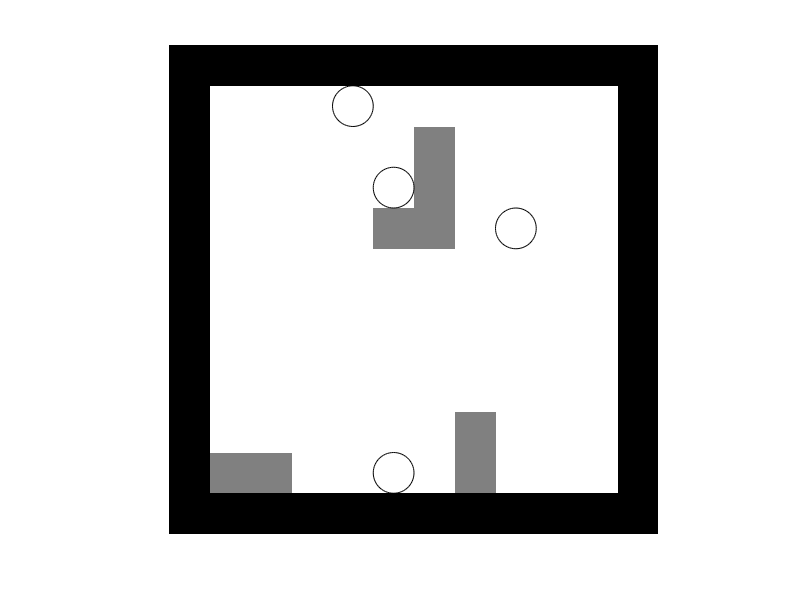
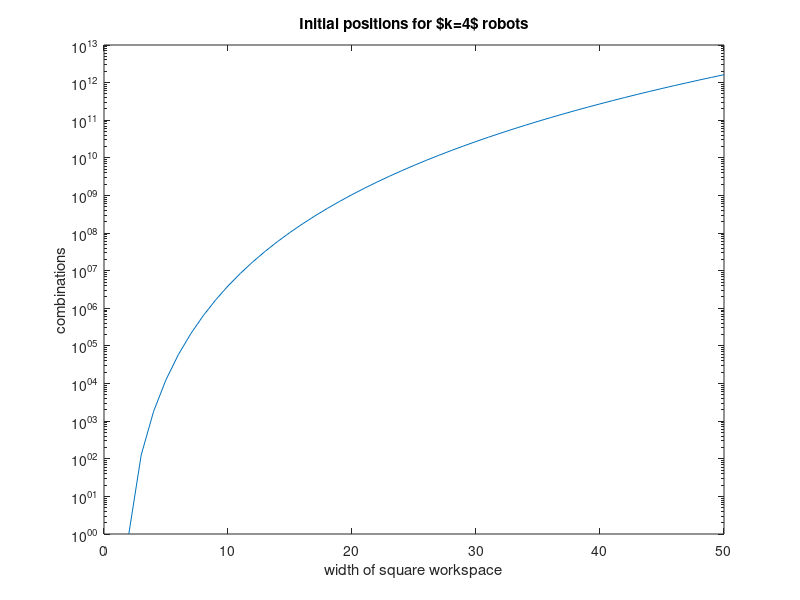

Write the MATLAB code that produced these figures, in order.
function investigateCollection
% Two relevant problems in controlling many agents inside body
%
% Aaron T. Becker, atbecker@uh.edu
%
% 1.) COVERAGE:  can we guarantee that a robot visits every location?  (passes
% within distance $r$ of every point int he workspace?/ visits every cell)
% Extensions: can we guarantee a robots spends atleast $\tau$ time in every
% cell?
%
%  WHY: we want to ensure coverage of the entire spinal canal by a
%  biomarker or a contact drug.
%
%
%
% 2.) CONVERGENCE:  can we collect $k$ robots at a given location?
%  Extensions:  is there a motion plan that finishes with all the cells at
%  the same location?  At the desired location?  NOT in bad locations?
%
% Each problem is hard (how hard?). The inverse problem may be easy.
% Coverage of nxn world with k=n robots requries no obstacles & 2 moves if robots enter
% linearly
% if k < n, we need obstacles to make this work, as in Ricochet Robots.
% Problem:  minimize the number of obstacles $b$ or minimize the number of
% robots $k$.
%
% Convergence of robots to one corner of a rectangular free space requires
% no obstacles and 2 moves.
%

global G MAKE_MOVIE RobotPts
%close all; clc;
clear all
clc
format compact
MAKE_MOVIE = false;
G.fig = figure(1);
G.numCommands = 0;
G.totalMoves = 0;
if MAKE_MOVIE
    set(G.fig ,'Name','Massive Control','color',[1,1,1]); %#ok<UNRCH>
else
    set(G.fig ,'KeyPressFcn',@keyhandler,'Name','Massive Control');
end
strTitle = '';
%%%%% COVERAGE
%[G.obstacle_pos,RobotPts] = simpleCoverage(15);
%[G.obstacle_pos,RobotPts] = multiPassCoverage(15);
%[G.obstacle_pos,RobotPts] = multiPassCoverageX(50);
%[G.obstacle_pos,RobotPts] = multiPassCoverageSpiral(50);


%%%%% CONVERGENCE (aggregation?)
bruteForceCalc();
%[G.obstacle_pos,RobotPts] = simpleConverge(15,20);
[G.obstacle_pos,RobotPts] = ConvergeCenter();

G.EMPTY = 0;
G.OBST = 1;


G.maxX = size(G.obstacle_pos,2);
G.maxY = size(G.obstacle_pos,1);

%create vector of robots and draw them.  A robot vector consists of an xy
%position, an index number, and a color.

numRobots = size(RobotPts,1);
initP = RobotPts;
figure(1)
clf

G.colormap = [  1,1,1; %Empty = white
    0,0,0; %obstacle
    0.5,0.5,0.5;
    ];
colormap(G.colormap(1:numel(unique(G.obstacle_pos)),:));
G.axis=imagesc(G.obstacle_pos); 
set(gca,'box','off','xTick',[],'ytick',[],'ydir','normal','Visible','off');

%set(G.axis,'edgealpha',.08)
axis equal
%axis tight
hold on
%set(G.fig,'Units','normalized','outerposition',[0 0 1 1]);%'MenuBar','none',
% % %%% USEFUL FOR PRINTING A GRIDDED ARRAY:
% figure
% Ggrid.colormap = [  1,1,1; %Empty = white
%     0.5,0.5,0.5; %obstacle
%     0.5,0.5,0.5;
%     ];
% ObsGrid = [G.obstacle_pos;zeros(size(G.obstacle_pos(1,:)))]
% ObsGrid = [ObsGrid,zeros(size(ObsGrid(:,1)))]
% pcolor(ObsGrid)
% G.title = title({'press arrows keys to move';strTitle});  %TODO: why no title?
% axis equal
% axis tight
% hold on
% colormap(Ggrid.colormap(1:numel(unique(G.obstacle_pos)),:));
% return

%end
G.hRobotsPast11 = zeros(1, numRobots);
G.hRobotsPast10 = zeros(1, numRobots);
G.hRobotsPast9 = zeros(1, numRobots);
G.hRobotsPast8 = zeros(1, numRobots);
G.hRobotsPast7 = zeros(1, numRobots);
G.hRobotsPast6 = zeros(1, numRobots);
G.hRobotsPast5 = zeros(1, numRobots);
G.hRobotsPast4 = zeros(1, numRobots);
G.hRobotsPast3 = zeros(1, numRobots);
G.hRobotsPast2 = zeros(1, numRobots);
G.hRobotsPast = zeros(1, numRobots);
G.hRobots = zeros(1, numRobots);
colors = jet(numel(unique(RobotPts(:,4)))+1);
%colors = [1,0,0;0,0,1; 1,.5,1; .5,0,.5;];
 
 
for hi = 1: numRobots
    %     G.hRobotsPast11(hi) =  createRobotPath( RobotPts(hi,:), 0.20);
        G.hRobotsPast10(hi) =  createRobotPath( RobotPts(hi,:), 0.25);
        G.hRobotsPast9(hi) =  createRobotPath( RobotPts(hi,:), 0.3);
        G.hRobotsPast8(hi) =  createRobotPath( RobotPts(hi,:), 0.35);
        G.hRobotsPast7(hi) =  createRobotPath( RobotPts(hi,:), 0.4);
        G.hRobotsPast6(hi) =  createRobotPath( RobotPts(hi,:), 0.45);
    G.hRobotsPast5(hi) =  createRobotPath( RobotPts(hi,:), 0.5);
    G.hRobotsPast4(hi) =  createRobotPath( RobotPts(hi,:), 0.55);
    G.hRobotsPast3(hi) =  createRobotPath( RobotPts(hi,:), 0.6);
    G.hRobotsPast2(hi) =  createRobotPath( RobotPts(hi,:), 0.7);
    G.hRobotsPast(hi) =  createRobotPath( RobotPts(hi,:), 0.8);
    
    %G.hRobotsPast4(hi) =  BLUEcreateRobotPath( RobotPts(hi,:), 0.6);
    
    %     G.hRobotsPast10(hi) =  createRobotPath( RobotPts(hi,:), 0.03);
    %     G.hRobotsPast9(hi) =  createRobotPath( RobotPts(hi,:), 0.05);
    %     G.hRobotsPast8(hi) =  createRobotPath( RobotPts(hi,:), 0.10);
    %     G.hRobotsPast7(hi) =  createRobotPath( RobotPts(hi,:), 0.15);
    %     G.hRobotsPast6(hi) =  createRobotPath( RobotPts(hi,:), 0.2);
    %     G.hRobotsPast5(hi) =  createRobotPath( RobotPts(hi,:), 0.3);
    %     G.hRobotsPast4(hi) =  createRobotPath( RobotPts(hi,:), 0.4);
    %     G.hRobotsPast3(hi) =  createRobotPath( RobotPts(hi,:), 0.5);
    %     G.hRobotsPast2(hi) =  createRobotPath( RobotPts(hi,:), 0.6);
    %     G.hRobotsPast(hi) =  createRobotPath( RobotPts(hi,:), 0.7);
    if numel( RobotPts(hi,:))>5
        G.hRobots(hi) =  rectangle('Position',[RobotPts(hi,1)-1/2,RobotPts(hi,2)-1/2,RobotPts(hi,5),RobotPts(hi,6)],'Curvature',[1/RobotPts(hi,5),1/RobotPts(hi,6)],'FaceColor',colors(RobotPts(hi,4),:));
    else
        G.hRobots(hi) =  rectangle('Position',[RobotPts(hi,1)-1/2,RobotPts(hi,2)-1/2,1,1],'Curvature',[1,1],'FaceColor',colors(RobotPts(hi,4),:));
    end
end


    function bruteForceCalc()
       % how many starting configurations are possible?
       n = 2:50;
       searches = zeros(size(n));
       for i = 1:numel(searches)
           searches(i) =   nchoosek(n(i)^2,4);
       end
       figure(2)
       semilogy(n,searches)
       
       %plot((n),searches./n.^8)
       xlabel('width of square workspace')
       ylabel('combinations')
       title('Initial positions for $k=4$ robots')
        
    end

    function handleRobotPath = createRobotPath( robotInfo, fractionColor)
        % creates a robot path variable
        handleRobotPath =  rectangle('Position',[robotInfo(1)-1/2,robotInfo(2)-1/2,1,1],'Curvature',[1,1],'FaceColor',[1,1,1]-([1,1,1]-colors(robotInfo(4),:))*fractionColor,'LineStyle','none');
    end

    function handleRobotPath = BLUEcreateRobotPath( robotInfo, fractionColor)
        % creates a robot path variable
        handleRobotPath =  rectangle('Position',[robotInfo(1)-1/2,robotInfo(2)-1/2,1,1],'Curvature',[1,1],'FaceColor',[1,1,1]-([1,1,1]-[0,0,1])*fractionColor,'LineStyle','none');
    end


    function keyhandler(src,evnt) %#ok<INUSL>
        if strcmp(evnt.Key,'s')
            imwrite(flipud(get(G.axis,'CData')+1), G.colormap, '../../pictures/png/MatrixPermutePic.png');
        else
            moveto(evnt.Key)
        end
    end

    function updatePastPath( hOldPath, hOlderPath)
        for ni = 1:size(RobotPts,1)
            set(hOlderPath(ni),'Position', get(hOldPath(ni),'Position'), ...
                'Curvature', get(hOldPath(ni),'Curvature'));
            uistack(hOlderPath(RobotPts(ni,3)),'top');
        end
    end
function savePastPath( hOldPath)
        for ni = 1:size(RobotPts,1)
            rectangle('Position',get(hOldPath(ni),'Position'),'Curvature',get(hOldPath(ni),'Curvature'),'FaceColor',get(hOldPath(ni),'FaceColor'),'LineStyle',get(hOldPath(ni),'LineStyle'));
            uistack(hOldPath(ni),'bottom');
        end
    end

    function retVal = spaceFreeWithNoRobot(desVal, RobotPts, G)
        % move there if no robot in the way and space is free
        retVal =  ~ismember(desVal,RobotPts(:,1:2),'rows')  ...
            && desVal(1) >0 && desVal(1) <= G.maxX && desVal(2) >0 && desVal(2) <= G.maxY ...
            && G.obstacle_pos( desVal(2),desVal(1) )==0;
    end

    function moveto(key)
        savePastPath(G.hRobotsPast10)
        try        updatePastPath(G.hRobotsPast10,G.hRobotsPast11); end
        try        updatePastPath(G.hRobotsPast9,G.hRobotsPast10); end
        try        updatePastPath(G.hRobotsPast8,G.hRobotsPast9); end
        try        updatePastPath(G.hRobotsPast7,G.hRobotsPast8); end
        try        updatePastPath(G.hRobotsPast6,G.hRobotsPast7); end
        try        updatePastPath(G.hRobotsPast5,G.hRobotsPast6); end
        try        updatePastPath(G.hRobotsPast4,G.hRobotsPast5); end
        try        updatePastPath(G.hRobotsPast3,G.hRobotsPast4); end
        try        updatePastPath(G.hRobotsPast2,G.hRobotsPast3); end
        try        updatePastPath(G.hRobotsPast,G.hRobotsPast2); end
        % Maps keypresses to moving pixels
        step = [0,0];
        if strcmp(key,'r')  %RESET
            RobotPts = initP;
            for ni = 1:size(RobotPts,1)
                set(G.hRobots(RobotPts(ni,3)),'Position',[RobotPts(ni,1)-1/2,RobotPts(ni,2)-1/2,1,1]);
                uistack(G.hRobots(RobotPts(ni,3)),'top');
            end
            return
        end
        
        if strcmp(key,'leftarrow') || strcmp(key,'-x') %-x
            RobotPts = sortrows(RobotPts,1);
            step = -[1,0];
        elseif strcmp(key,'rightarrow')|| strcmp(key,'+x') %+x
            RobotPts = sortrows(RobotPts,-1);
            step = [1,0];
        elseif strcmp(key,'uparrow')|| strcmp(key,'+y') %+y
            RobotPts = sortrows(RobotPts,-2);
            step = [0,1];
        elseif strcmp(key,'downarrow')|| strcmp(key,'-y') %-y
            RobotPts = sortrows(RobotPts,2);
            step = -[0,1];
        end
        % implement the move on every robot
        for ni = 1:size(RobotPts,1)
            stVal = RobotPts(ni,1:2);
            desVal = RobotPts(ni,1:2)+step;
            
            % move there if no robot in the way and space is free
            if numel( RobotPts(ni,:))>5
                
                %1 augment RobotPts to include all additional blocks except
                %this moving block
                sRobotPts =  [];
                for i1 = [1:ni-1,ni+1:numel(RobotPts(:,1))]
                    for i2 = 1:RobotPts(i1,5)
                        for i3 = 1:RobotPts(i1,6)
                            sRobotPts(end+1,:) = [RobotPts(i1,1)+i2-1, RobotPts(i1,2)+i3-1];
                        end
                    end
                end
                moveOk = true;
                while moveOk
                    %2.) create a list of coordinates for each section of the
                    %moved block
                    for i2 = 1:RobotPts(ni,5)
                        for i3 = 1:RobotPts(ni,6)
                            %3.) do any of the moving block hit?
                            moveOk = moveOk & spaceFreeWithNoRobot([RobotPts(ni,1)+i2-1+step(1), RobotPts(ni,2)+i3-1+step(2)], sRobotPts, G);
                        end
                    end
                    if moveOk
                        RobotPts(ni,1:2) = desVal;
                        desVal = RobotPts(ni,1:2)+step;
                    end
                end
                
            else
                while spaceFreeWithNoRobot(desVal, RobotPts, G)
                    RobotPts(ni,1:2) = desVal;
                    desVal = RobotPts(ni,1:2)+step;
                end
            end
            if ~isequal( stVal, RobotPts(ni,1:2) )
                x = min(stVal(1), RobotPts(ni,1));
                y = min(stVal(2), RobotPts(ni,2));
                xd = abs(stVal(1)- RobotPts(ni,1));
                yd = abs(stVal(2)- RobotPts(ni,2));
                if numel( RobotPts(ni,:))>5
                    xd = xd + RobotPts(ni,5)-1;
                    yd = yd + RobotPts(ni,6)-1;
                end
                set(G.hRobotsPast(RobotPts(ni,3)),'Position',[x-1/2,y-1/2,xd+1,yd+1],'Curvature',[1/(1+xd),1/(1+yd)]);
                uistack(G.hRobotsPast(RobotPts(ni,3)),'top');
                if numel( RobotPts(hi,:))>5
                    set(G.hRobots(RobotPts(ni,3)),'Position',[RobotPts(ni,1)-1/2,RobotPts(ni,2)-1/2,RobotPts(ni,5),RobotPts(ni,6)]);
                else
                    set(G.hRobots(RobotPts(ni,3)),'Position',[RobotPts(ni,1)-1/2,RobotPts(ni,2)-1/2,1,1]);
                end
            else
                set(G.hRobotsPast(RobotPts(ni,3)),'Position',[RobotPts(ni,1)-1/2,RobotPts(ni,2)-1/2,1,1],'Curvature',[1,1]);
            end
            
        end
        for ni = 1:size(RobotPts,1)
            uistack(G.hRobots(RobotPts(ni,3)),'top');
        end
        
    end
    function [blk,RobotPts] = possible() %#ok<DEFNU>
        % Figure 2: possible cell
        RobotPts = [
            5,3,1,1;
            6,3,2,2;
            ];
        blk=[1 1 1 1 1 1 1 1 1
            1 1 1 1 1 1 1 1 1
            1 1 0 0 0 0 0 1 1
            1 1 1 1 1 1 0 1 1
            1 1 1 1 1 1 1 1 1];
        blk = flipud(blk);
    end

    function [blk,RobotPts] = simpleCoverage(n)
        % an nxn world with n robots that can cover it in 2 moves
        RobotPts = [(n+1+(1:n))',(n+1)*ones(n,1),(1:n)',(1:n)'];
        
        %             x   x'
        blk=ones(n+2,2*n+2);  %edges
        blk(2:n+1,2:n+1) = 0; %white space
        blk(2,n+1:2*n+1) = 0;  %starting points for robots
        
        blk = flipud(blk);
    end

%  function [blk,RobotPts] = multiPassCoverage(n)
%         % an nxn world with 5 robots  where should I put the obstacles?
%         m = 5;
%         RobotPts = [(n+1+n+1-(1:m))',(n+1)*ones(m,1),(1:m)',(1:m)'];
%
%         %             x   x'
%         blk=ones(n+2,2*n+2);  %edges
%         blk(2:n+1,2:n+1) = 0; %white space
%         %blk(2:n+1,n:n+5+1) = 0; %white space
%         blk(2,n+1:2*n+1) = 0;  %starting points for robots
%
%         blk = flipud(blk);
%        blk(n+1,1+2*m) = 2;
%        blk(2,m+1) = 2;
%        blk(n+1,2) = 2;
%  end
    function [blk,RobotPts] = multiPassCoverage(n)
        % an nxn world with 5 robots  where should I put the obstacles?
        m = 5;
        RobotPts = [(n+1+n+1-(1:m))',(n+1)*ones(m,1),(1:m)',(1:m)'];
        %             x   x'
        blk=ones(n+2,2*n+2);  %edges
        blk(2:n+1,2:n+1) = 0; %white space
        %blk(2:n+1,n:n+5+1) = 0; %white space
        blk(2,n+1:2*n+1) = 0;  %starting points for robots
        blk = flipud(blk);
        %place blocks to make coverage possible/easy, works for m=5, n=15
        % this Style results in (n/m)^2 blocks.
         for i = 1:floor(n/m)
             c = ceil(i/2);
             x = 1+n-i*m;
             if mod(i,2) == 1
               %for j = 1:c
                if(i>1) 
                    blk(n+2-(1:c-1),1+x) = 2;
                end
                if x >1
                    blk(n+2-(1:c),x) = 2;
                end
               
             else
               if(i>2) 
                    blk(1+(1:c-1),1+x) = 2;
               end
                if x >1
                blk(1+(1:c),x) = 2;
                end
             end
         end
         
%         %%% , lots of little triangles  not great either -- takes more and more
%                 blk(n+1,1+n-1*m) = 2;
%         
%                 for i =2:m %dr
%                    blk(0+i,1+n-1*m+i) = 2;
%                 end
%                 for i =1:m %dl
%                    blk(1+i,1+n-1*m-i) = 2;
%                 end
%                 for i =2:m %ur
%                    blk(n-m+i+1,3+n-1*m-i) = 2;
%                 end
%                 for i =1:m %ul
%                    blk(n-m+i+1,0+n-3*m+i) = 2;
%                 end
    end

    function [blk,RobotPts] = multiPassCoverageX(n)
        % an nxn world with 5 robots  where should I put the obstacles?
        m = 1;
        RobotPts = [(n+1+n+1-(1:m))',(n+1)*ones(m,1),(1:m)',(1:m)'];
        %             x   x'
        blk=ones(n+2,2*n+2);  %edges
        blk(2:n+1,2:n+1) = 0; %white space
        %blk(2:n+1,n:n+5+1) = 0; %white space
        blk(2,n+1:2*n+1) = 0;  %starting points for robots
        blk = flipud(blk);
        %place blocks to make coverage possible/easy, works for m=5, n=15
        % this Style results in (n/m)^2 blocks.
         for i = 1:floor(n/m)
             c = ceil(i/2);
             x = 1+n-i*m;
             yof = 0;
             if x<n/2
                 yof = 1;
             end
             if mod(i,2) == 1
               %for j = 1:c
                if(i>1) 
                    %blk(n+2-(c-1),1+x) = 2;
                end
                if x >1
                    blk(n+2-i-(0:1)+yof,x) = 2;
                    blk(n+2-i-(0:1)+yof,x-1) = 2;
                end
               
             else
               if(i>2) 
                    %blk(1+(c-1),1+x) = 2;
               end
                if x >1
                blk(1+i-(0:1)+yof,x) = 2;
                blk(1+i-(0:1)+yof,x-1) = 2;
                end
             end
         end
         blk( ceil(n/2)+1,ceil(n/2)+(1)) = 0;
         blk( ceil(n/2)+1,ceil(n/2)+(0)) = 0;
         blk( ceil(n/2)+2,ceil(n/2)+(0)) = 0;
    end

function [blk,RobotPts] = multiPassCoverageSpiral(n)
        % an nxn world with 5 robots  where should I put the obstacles?
        m = 5;
        RobotPts = [(n+1+n+1-(1:m))',(n+1)*ones(m,1),(1:m)',(1:m)'];   
        %             x   x'
        blk=ones(n+2,2*n+2);  %edges
        blk(2:n+1,2:n+1) = 0; %white space
        %blk(2:n+1,n:n+5+1) = 0; %white space
        blk(2,n+1:2*n+1) = 0;  %starting points for robots
        blk = flipud(blk);
        % spiral pattern  -- covers m/(m+1) of the free space, requires 
        % (1+(n/(4*m)))*4*m blocks
        rm = n+2;
        lm = 1;
        um = 1;
        dm = n;
        for j = 0:ceil(n/(4*m))
            ost = j*(m+1);

            for i =1:m %dl    bl(y,x)
                x = 1+i+ost;
                y = 1+m-i+ost;
                 if y<dm && x<rm-1 && y>1
                    blk(y,x) = 2;
                    if y>um
                        um = y;
                    end
                    if x>lm
                         lm = x;
                     end
                 end
                
            end
            for i =1:m %dr
                y = i+ost+1;
                x = n-m+i+1-ost+1;
                if x<n+2 && x>lm
                   blk(y,x) = 2;
                   if x < rm
                       rm = x;
                   end
                end
                
            end
            for i =1:m %ur
                x = n-m+i+1-ost;
                y = n-i+1-ost;
                if x > floor(n/2) && y > floor(n/2)
                     blk(y,x) = 2;
                     if x<rm
                         rm = x;
                     end
                end
               
            end
            for i =1:m %ul
                y = n-i-ost;
                x = 2+2*m-i+ost;
                if y>um %y > floor(n/2)  && x <= floor(n/2)
                    if x>rm
                        for k =1:m %ur
                            x = n-2*m+k+1-ost;
                            y = n+k-m-ost;
                            if x>lm+1%x > floor(n/2) %&& y > floor(n/2)
                                 blk(y,x) = 2;
                            end
                        end
                        
                        
                        return
                    end
                    blk(y,x) = 2;
                    if y<dm
                        dm = y;
                    end
                    if x>lm
                        lm = x;
                    end
                end
                
            end
        end
    end


    function [blk,RobotPts] = simpleConverge(n,k)
        % an nxn world with k robots that can converge in 2 moves
        pos = randperm(n^2,k);
        RobotPts = [2+floor((pos-1)/n)',2+mod(pos,n)',(1:k)',(1:k)'];
        
        %             x   x'
        blk=ones(n+2,n+2);  %edges
        blk(2:n+1,2:n+1) = 0; %white space
        
        blk = flipud(blk);
    end

    function [blk,RobotPts] = ConvergeCenter()
        % an nxn world with k robots that can converge all robots to center
        %
        
        numrobots = 4;
        
        %             blk=[1 1 1 1 1 1 1 1 1 1 1 1;
        %              1 0 0 0 0 0 0 0 0 0 0 1;
        %              1 0 0 0 0 0 0 0 0 0 0 1;
        %              1 0 0 0 0 0 0 0 0 0 0 1;
        %              1 0 0 0 0 0 0 0 0 0 0 1;
        %              1 0 0 0 0 0 0 0 0 0 0 1;
        %              1 0 0 0 0 0 0 0 0 0 0 1;
        %              1 0 0 0 0 0 0 0 0 0 0 1;
        %              1 0 0 0 0 0 0 0 0 0 0 1;
        %              1 0 0 0 0 0 0 0 0 0 0 1;
        %              1 0 0 0 0 0 0 0 0 0 0 1;
        %              1 1 1 1 1 1 1 1 1 1 1 1;];
        
        %I need an arrangement and an input sequence of moves that is guaranteed to
        %place robots in correct place.
        %
        %   15 moves:
        % (move all particles to top right): r,u, r,u,r
        % (move all particles horizontal line from left top): l,u,l,u,l,u,l
        % (separate the row into individual columns): d
        % (form final block): r
        % (move up): u
        
        blk=[1 1 1 1 1 1 1 1 1 1 1 1;
            1 0 0 0 0 0 0 0 0 0 0 1;
            1 0 0 0 0 0 2 0 0 0 0 1;
            1 0 0 0 0 0 2 0 0 0 0 1;
            1 0 0 0 0 2 2 0 0 0 0 1;
            1 0 0 0 0 0 0 0 0 0 0 1;
            1 0 0 0 0 0 0 0 0 0 0 1;
            1 0 0 0 0 0 0 0 0 0 0 1;
            1 0 0 0 0 0 0 0 0 0 0 1;
            1 0 0 0 0 0 0 2 0 0 0 1;
            1 2 2 0 0 0 0 2 0 0 0 1;
            1 1 1 1 1 1 1 1 1 1 1 1;];
        blk = flipud(blk);
        
        pos = zeros(numrobots,2);
        %randomly place robots not on obstacles and not overlapping
        for i=1:numrobots
            p = randi(10,[1,2]) + [1,1];
            while (blk(p(2),p(1)) ~= 0) || sum(ismember(pos,p,'rows'))
                display(['Block:',num2str(blk(p(1),p(2)))])
                p = randi(10,[1,2]) + [1,1];
            end
            pos(i,:) = p;
        end
        RobotPts = [pos,(1:numrobots)',(1:numrobots)'];
    end
end